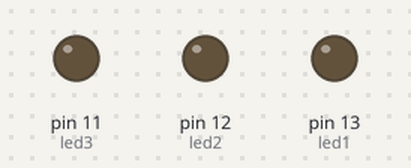
Bench run of a sketch on a simulated Arduino Uno, built with avr-gcc and run on an emulated ATmega328P. Parts: output pins drawn as LEDs (lit = HIGH).

Above: at 0.5 s.
At 2.5 s:
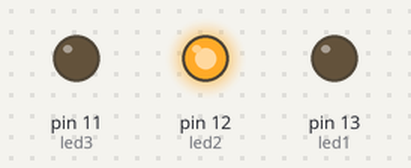
At 3.5 s:
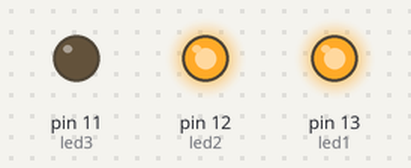
At 4.5 s:
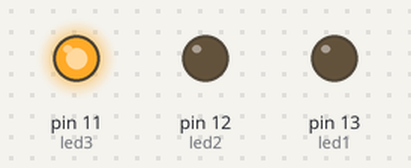
At 6.5 s:
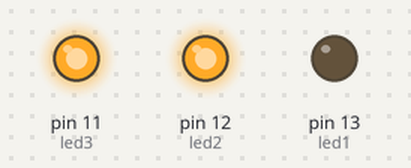
At 9.5 s:
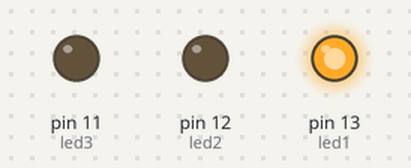
Timing chart, 0 to 10.4 s (numbered marks = the images above):
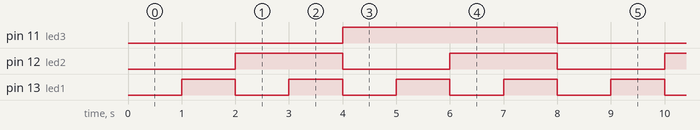

Measured:
- by itself, pin 11 (led3): alternates HIGH for 4.0 s and LOW for 4.0 s
- by itself, pin 12 (led2): alternates HIGH for 2.0 s and LOW for 2.0 s
- by itself, pin 13 (led1): alternates HIGH for 1.0 s and LOW for 1.0 s

The sketch:

LED.ino
```cpp
int led1 = 13, led2 = 12, led3 = 11;

void setup() {
  pinMode(led1, OUTPUT);
  pinMode(led2, OUTPUT);
  pinMode(led3, OUTPUT);
}

// the loop function runs over and over again forever
void loop() {

  for(int i=0; i<8; i++){

    if(i%2==0) digitalWrite(led1, LOW);
    else digitalWrite(led1, HIGH);

    if(i==2 || i==3 || i==6 || i==7)
      digitalWrite(led2, HIGH);
    else digitalWrite(led2, LOW);

    if(i>3)
      digitalWrite(led3, HIGH);
    else digitalWrite(led3, LOW);

    delay(1000);
  }

}
```
